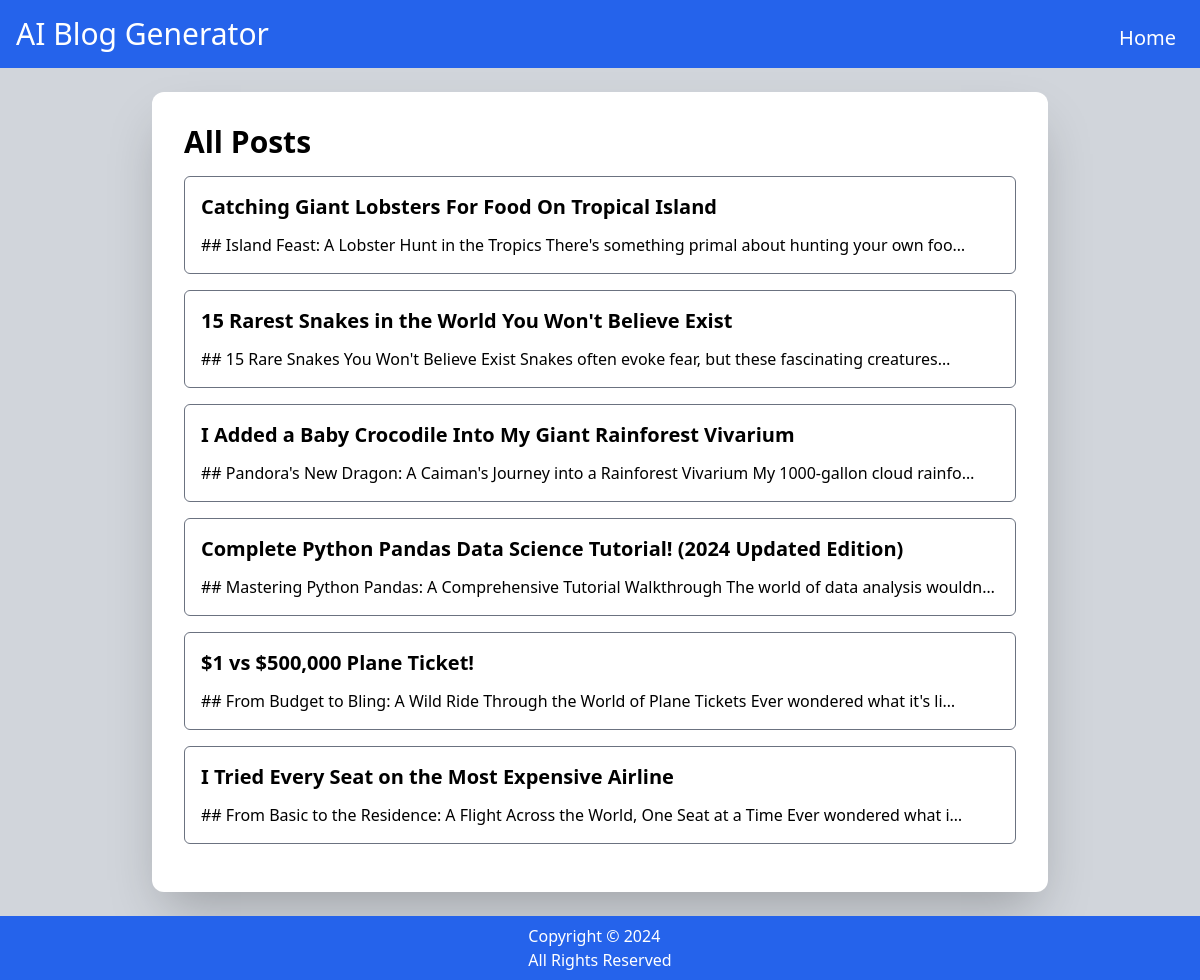
/post-list/ (signed in), run on an earlier commit of the app's database.
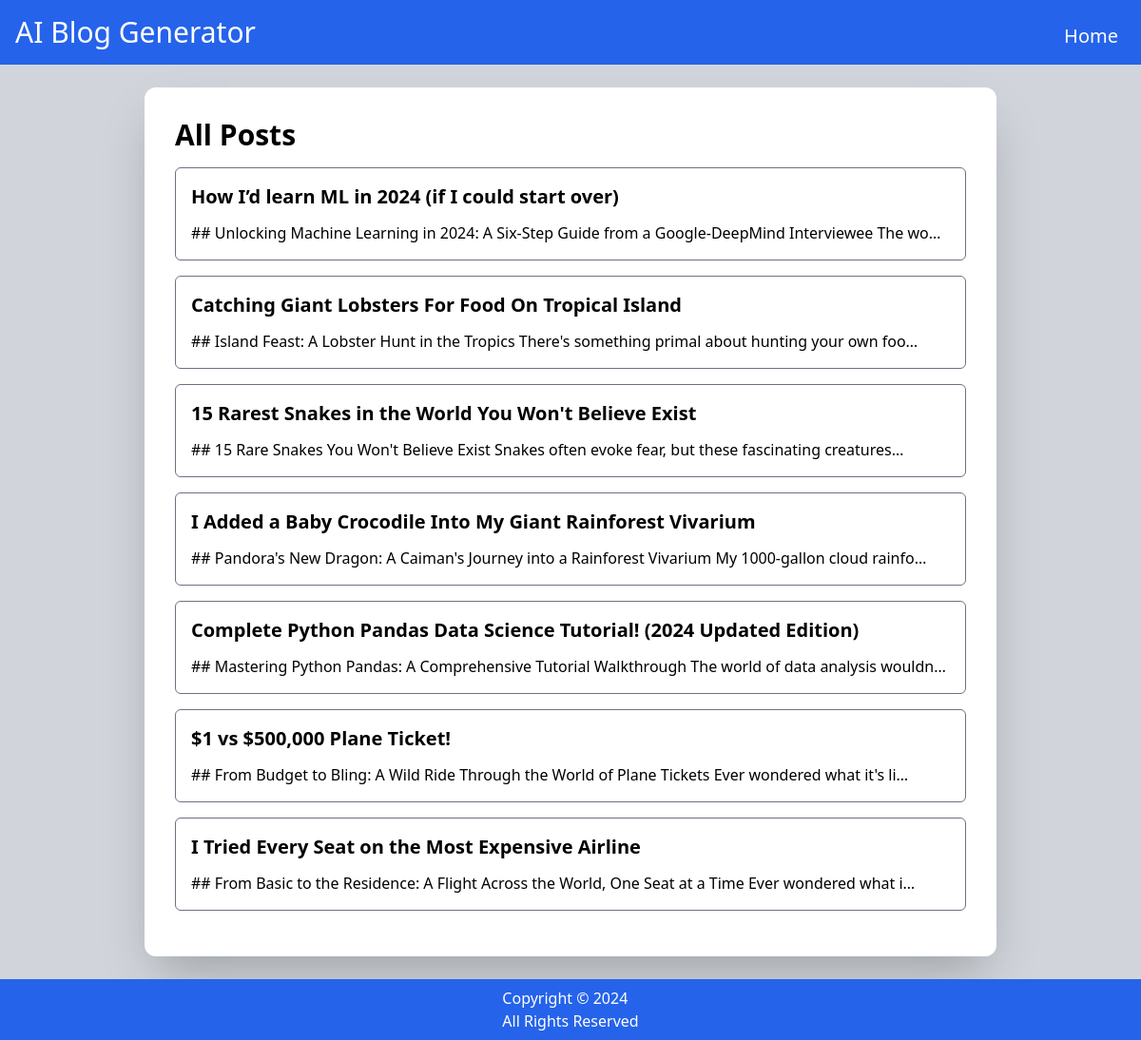
And on a later commit of the database.
### blog_generator/models.py (models this page shows, shortened)
class Post(models.Model):
    user = models.ForeignKey(User, on_delete=models.CASCADE)
    youtube_title = models.CharField(max_length=300)
    youtube_link = models.URLField()
    generated_content = models.TextField()
    created_at = models.DateTimeField(auto_now_add=True)

### blog_generator/views.py (the view)
# urls.py: path('post-list/', views.post_list, name='post_list'),
def post_list(request):
    posts = Post.objects.filter(user=request.user).order_by('-created_at')
    return render(request, 'post-list.html', { 'posts': posts })

### templates/post-list.html (shortened to what this page needs)
<!DOCTYPE html>
{% load static %}
<html lang="en">
<head>
    <link rel="stylesheet" href="{% static 'css/style.css' %}">
</head>
<body class="min-h-screen bg-gray-300 flex flex-col">
    <header class="bg-blue-600 p-4 text-white text-3xl flex justify-between items-center">
        <h1>AI Blog Generator</h1>
        <nav>
            <a href="{% url "blog_generator:index" %}" class="text-xl hover:text-blue-100 mr-2">Home</a>
        </nav>
    </header>
    <div class="flex-grow">
        <main class="bg-white max-w-4xl mx-auto p-8 rounded-xl shadow-2xl mt-6">
            <h2 class="text-3xl font-bold mb-4">All Posts</h2>
            {% if posts %}
                {% for post in posts %}
                    <article class="border border-solid border-gray-500 p-4 rounded-md mb-4">
                        <a href="{% url 'blog_generator:post_details' id=post.id %}">
                            <h2 class="text-xl font-semibold">{{ post.youtube_title }}</h2>
                            <p class="mt-3">{{ post.generated_content|truncatechars:100 }}</p>
                        </a>
                    </article>
                {% endfor %}
            {% else %}
                <h3 class="text-xl">No Posts available</h3>
            {% endif %}
        </main>
    </div>
    <footer class="bg-blue-600 w-full text-white px-4 py-2 grid place-content-center mt-6">
        <p>Copyright &copy; 2024</p>
        <p>All Rights Reserved</p>
    </footer>
</body>
</html>

### static/css/style.css (style rules this page uses)
html, :host { line-height: 1.5; -webkit-text-size-adjust: 100%; -moz-tab-size: 4; -o-tab-size: 4; tab-size: 4; font-family: ui-sans-serif, system-ui, sans-serif, "Apple Color Emoji", "Segoe UI Emoji", "Segoe UI Symbol", "Noto Color Emoji"; font-feature-settings: normal; font-variation-settings: normal; -webkit-tap-highlight-color: transparent; }
body { margin: 0; line-height: inherit; }
h1, h2, h3, h4, h5, h6 { font-size: inherit; font-weight: inherit; }
a { color: inherit; text-decoration: inherit; }
blockquote, dl, dd, h1, h2, h3, h4, h5, h6, hr, figure, p, pre { margin: 0; }
.mx-auto { margin-left: auto; margin-right: auto; }
.mb-4 { margin-bottom: 1rem; }
.mr-2 { margin-right: 0.5rem; }
.mt-6 { margin-top: 1.5rem; }
.mt-3 { margin-top: 0.75rem; }
.flex { display: flex; }
.grid { display: grid; }
.min-h-screen { min-height: 100vh; }
.w-full { width: 100%; }
.max-w-4xl { max-width: 56rem; }
.flex-grow { flex-grow: 1; }
.flex-col { flex-direction: column; }
.place-content-center { place-content: center; }
.items-center { align-items: center; }
.justify-between { justify-content: space-between; }
.rounded-xl { border-radius: 0.75rem; }
.rounded-md { border-radius: 0.375rem; }
.border { border-width: 1px; }
.border-solid { border-style: solid; }
.border-gray-500 { --tw-border-opacity: 1; border-color: rgb(107 114 128 / var(--tw-border-opacity)); }
.bg-blue-600 { --tw-bg-opacity: 1; background-color: rgb(37 99 235 / var(--tw-bg-opacity)); }
.bg-gray-300 { --tw-bg-opacity: 1; background-color: rgb(209 213 219 / var(--tw-bg-opacity)); }
.bg-white { --tw-bg-opacity: 1; background-color: rgb(255 255 255 / var(--tw-bg-opacity)); }
.p-4 { padding: 1rem; }
.p-8 { padding: 2rem; }
.px-4 { padding-left: 1rem; padding-right: 1rem; }
.py-2 { padding-top: 0.5rem; padding-bottom: 0.5rem; }
.text-3xl { font-size: 1.875rem; line-height: 2.25rem; }
.text-xl { font-size: 1.25rem; line-height: 1.75rem; }
.font-bold { font-weight: 700; }
.font-semibold { font-weight: 600; }
.text-white { --tw-text-opacity: 1; color: rgb(255 255 255 / var(--tw-text-opacity)); }
.shadow-2xl { --tw-shadow: 0 25px 50px -12px rgb(0 0 0 / 0.25); --tw-shadow-colored: 0 25px 50px -12px var(--tw-shadow-color); box-shadow: var(--tw-ring-offset-shadow, 0 0 #0000), var(--tw-ring-shadow, 0 0 #0000), var(--tw-shadow); }

What changed in the data, as far as the page shows it:
added Post: youtube_title "How I’d learn ML in 2024 (if I could start over)", generated_content "## Unlocking Machine Learning in 2024: A Six-Step Guide from a Google-DeepMind Interviewee The wo…"
